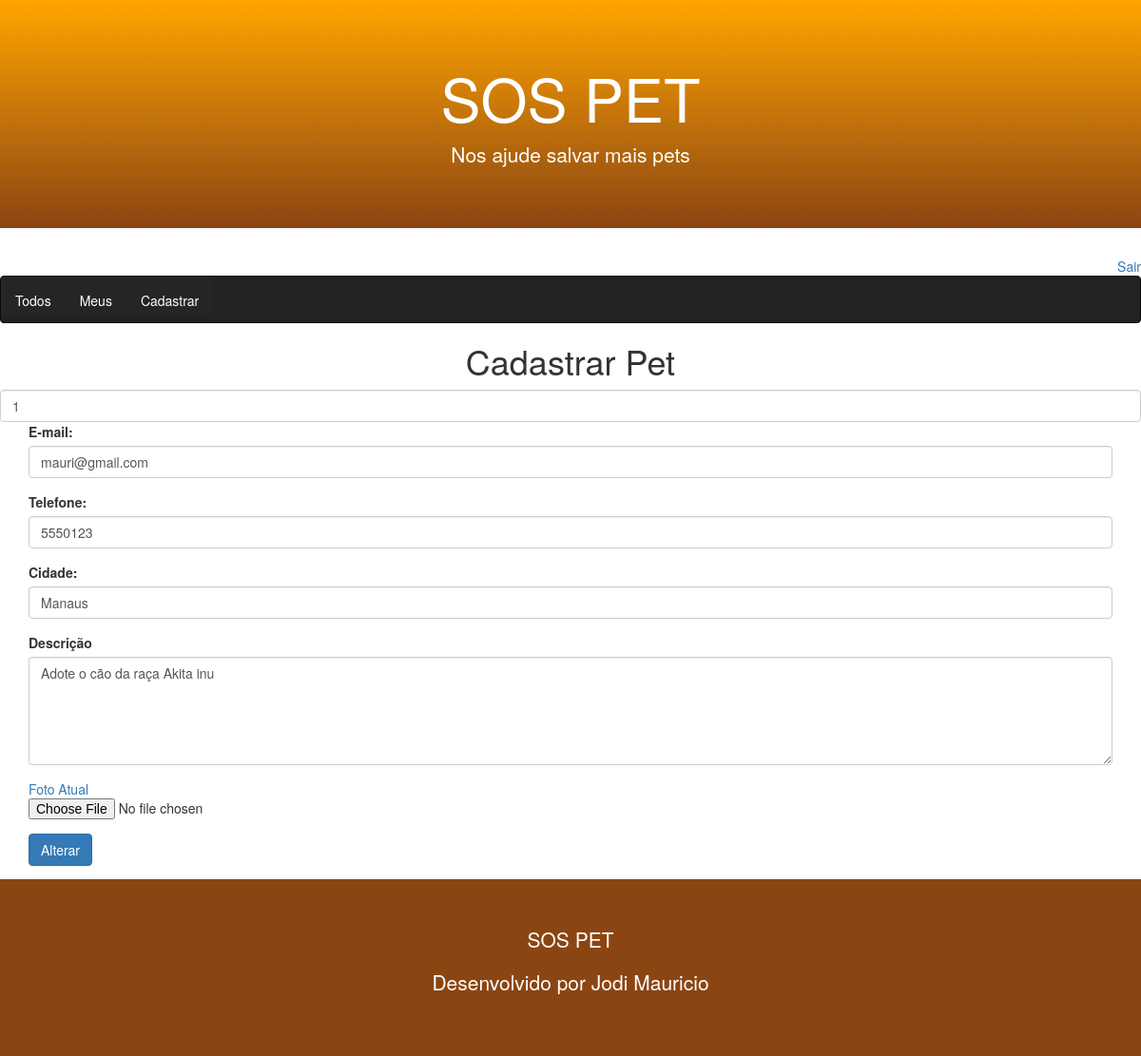
Before: /pet/register/?id=1 (signed in) with the older database file.
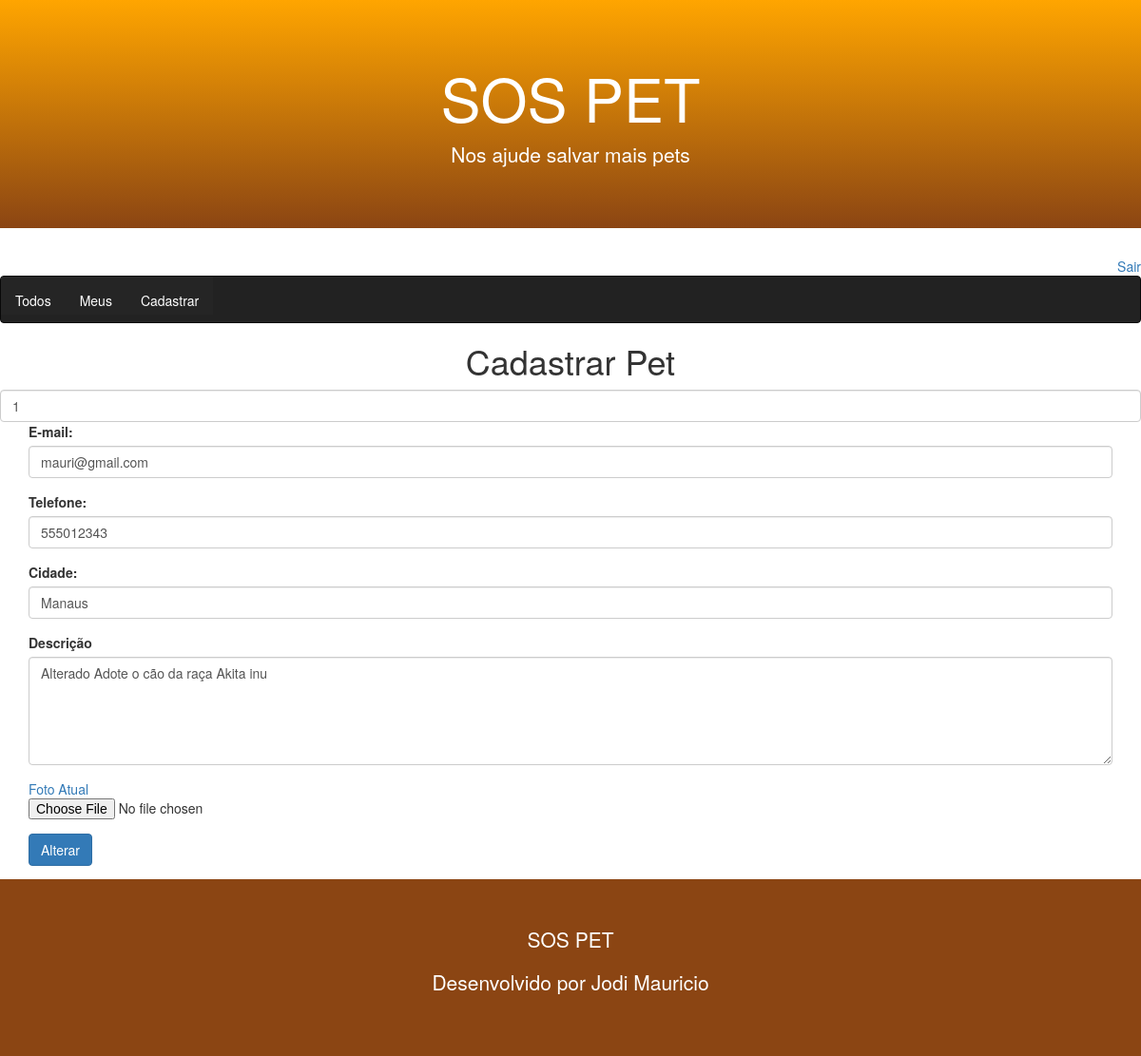
After: the same page with the newer database file.
### core/models.py (models this page shows, shortened)
class Pet(models.Model):
    city = models.CharField(max_length=100)
    description = models.TextField()
    phone = models.CharField(max_length=11)
    email = models.EmailField()
    begin_date = models.DateTimeField(auto_now_add=True)
    photo = models.ImageField(upload_to='pet')
    active = models.BooleanField(default=True)
    user = models.ForeignKey(User, on_delete=models.CASCADE)
    class Meta:
        db_table = 'pet'

### core/views.py (the view)
# urls.py: path('pet/register/', views.register_pet),
@login_required(login_url='/login/')
def register_pet(request):
    pet_id = request.GET.get('id')
    if pet_id:
        pet = Pet.objects.get(id=pet_id)
        if pet.user == request.user:
             return render(request, 'register-pet.html', {'pet':pet})
    return render(request, 'register-pet.html')

### templates/register-pet.html
{% extends "model-page.html" %}
{% block content %}
    <h1 class="text-center">Cadastrar Pet </h1>
<form enctype="multipart/form-data" action="submit", method="POST">{% csrf_token %}
    <input type="number" class="form-control" name="pet-id" value="{{ pet.id }}" hidden>
    <div class="container">
        <div class="form-group">
            <label for="email">E-mail: </label>
            <input class="form-control" name="email" type="text" value="{{ pet.email}}">
        </div>
        <div class="form-group">
            <label for="phone">Telefone: </label>
            <input class="form-control" name="phone" type="number" value="{{ pet.phone}}">
        </div>
        <div class="form-group">
            <label for="city">Cidade: </label>
            <input class="form-control" name="city" type="text" value="{{ pet.city }}">
        </div>
        <div class="form-group">
            <label for="description"> Descrição</label>
            <textarea class="form-control" rows="5" name="description">{{ pet.description }}</textarea>
        </div>
        <div class="form-group">
            <a href="/media/{{ pet.photo }}" target="_blank">Foto Atual</a>
            <input type="file" class="form-control-file border" name="file" accept="image/*">
        </div>
        <button type="submit" class="btn btn-primary">
            {% if pet %}
                Alterar
            {% else %}
                Cadastrar
            {% endif %}
        </button>
    </div>
</form>
{% endblock %}

Changed rows visible on the page:
changed Pet "mauri@gmail.com": phone "5550123" → "555012343"; description "Adote o cão da raça Akita inu" → "Alterado Adote o cão da raça Akita inu"
